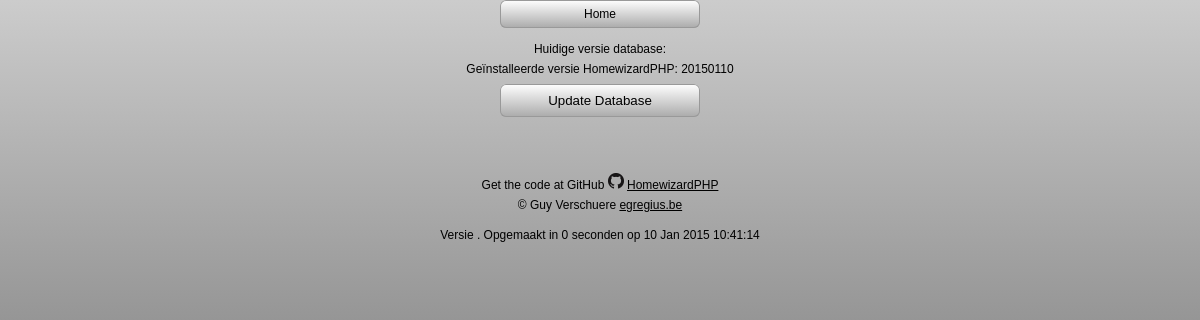
Page /update.php on the earlier database version.
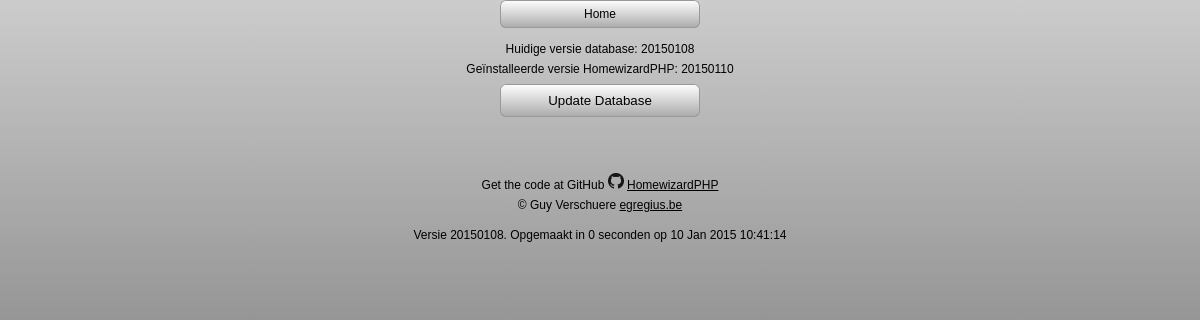
Same page on the later database version.
### tables this page shows
CREATE TABLE IF NOT EXISTS `versie` (
`id` int(11) NOT NULL,
  `versie` int(11) NOT NULL,
  `datumupdate` timestamp NOT NULL DEFAULT CURRENT_TIMESTAMP
);

### update.php (the view, shortened to what this page needs)
<?php
$laatsteversie = 20150110;
include "header.php";
print '<div class="row"><div class="span_3">';
if($authenticated==true) {
$sql="select versie from versie order by id desc limit 0,1";
if(!$result = $db->query($sql)){ die('There was an error running the query ['.$sql.'][' . $db->error . ']');}
while($row = $result->fetch_assoc()){$versie = $row['versie'];}
$sql="select versie from versie order by id desc limit 0,1";
if(!$result = $db->query($sql)){ die('There was an error running the query ['.$sql.'][' . $db->error . ']');}
while($row = $result->fetch_assoc()){$versie = $row['versie'];}
echo '<br/>Huidige versie database: '.$versie.'<br/><br>
Geïnstalleerde versie HomewizardPHP: '.$laatsteversie.'<br/><br/>';
if($versie<$laatsteversie) echo '<form method="post"><input type="submit" name="updatedatabasenow" value="Update Database" class="abutton settings"/></form>';
}
print '</div></div>';
include "footer.php";
?>

### footer.php (shortened to what this page needs)
<div class="footer handje" onclick="window.location='settings.php';">
<br/>
Get the code at GitHub <a href="https://github.com/Egregius/HomewizardPHP" title="HomewizardPHP"><img src="images/GitHub.png" width="16" height="16"/></a> <a href="https://github.com/Egregius/HomewizardPHP" title="HomewizardPHP">HomewizardPHP</a> <br/><br/>
&#169; Guy Verschuere <a href="http://egregius.be">egregius.be</a><br/><br/><br/>
<?php
$time = microtime();
$time = explode(' ', $time);
$time = $time[1] + $time[0];
$finish = $time;
$total_time = round(($finish - $start), 3);
$sql="select versie from versie order by id desc limit 0,1";
if(!$result = $db->query($sql)){ die('There was an error running the query ['.$sql.'][' . $db->error . ']');}
while($row = $result->fetch_assoc()){$versie = $row['versie'];}
echo 'Versie '.$versie.'. Opgemaakt in '.$total_time.' seconden op '; echo date("j M Y H:i:s");
?>
</div>
</body>
</html>

Differences in the rows shown:
added versie: versie "20150108"
